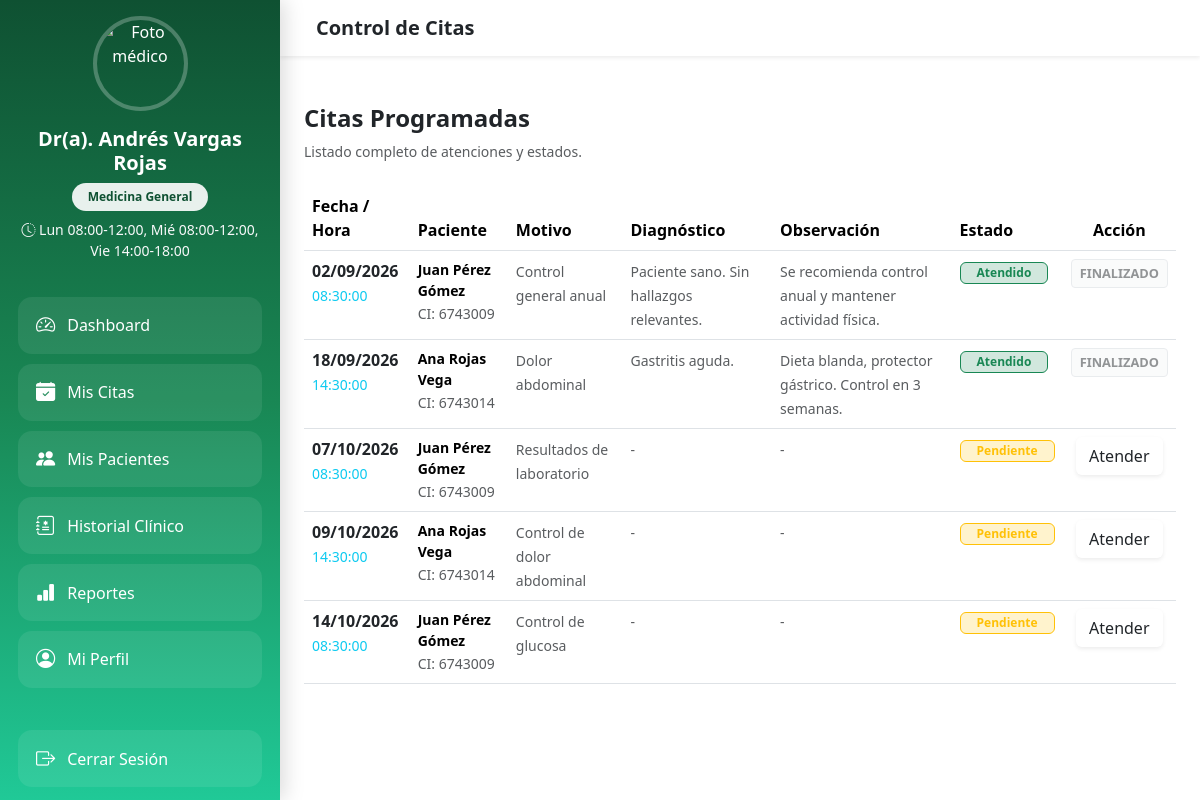
/index.php?controller=medico&action=citas (signed in), run on the app's committed database.
### tables this page shows
CREATE TABLE `cita` (
  `id` int(10) UNSIGNED NOT NULL,
  `paciente_id` int(10) UNSIGNED NOT NULL,
  `medico_id` int(10) UNSIGNED NOT NULL,
  `recepcionista_id` int(10) UNSIGNED DEFAULT NULL,
  `estado_cita_id` tinyint(3) UNSIGNED NOT NULL DEFAULT 1,
  `fecha` date NOT NULL,
  `hora` time NOT NULL,
  `motivo` varchar(255) DEFAULT NULL,
  `creado_en` timestamp NOT NULL DEFAULT current_timestamp()
);

CREATE TABLE `usuario` (
  `id` int(10) UNSIGNED NOT NULL,
  `rol_id` tinyint(3) UNSIGNED NOT NULL,
  `ci` varchar(20) NOT NULL,
  `nombre` varchar(80) NOT NULL,
  `apellido` varchar(80) NOT NULL,
  `correo` varchar(120) DEFAULT NULL,
  `clave` varchar(255) DEFAULT NULL,
  `telefono` varchar(20) DEFAULT NULL,
  `fecha_nac` date DEFAULT NULL,
  `direccion` varchar(200) DEFAULT NULL,
  `foto` varchar(255) DEFAULT NULL,
  `estado` tinyint(1) NOT NULL DEFAULT 1,
  `creado_en` timestamp NOT NULL DEFAULT current_timestamp()
);

CREATE TABLE `historial` (
  `id` int(10) UNSIGNED NOT NULL,
  `cita_id` int(10) UNSIGNED NOT NULL,
  `diagnostico` text DEFAULT NULL,
  `observacion` text DEFAULT NULL,
  `presion_arterial` varchar(20) DEFAULT NULL,
  `peso` decimal(5,2) DEFAULT NULL,
  `talla` decimal(4,2) DEFAULT NULL,
  `creado_en` timestamp NOT NULL DEFAULT current_timestamp()
);

### controllers/MedicoController.php (called while the page is built, shortened)
<?php
require_once __DIR__ . '/../models/CitaModel.php';
require_once __DIR__ . '/../models/MedicoModel.php';
class MedicoController {
    public static function citas() {
        $uid      = $_SESSION['usuario_id'];
        $medico   = MedicoModel::findByUsuarioId($uid);
        $medicoId = $medico['medico_id'];
        $citas    = CitaModel::citasMedico($medicoId);
        require_once __DIR__ . '/../views/medico/citas_doctor.php';
    }
}
?>

### public/index.php (called while the page is built, shortened)
<?php
$action     = $_GET['action']     ?? 'index';
$ctrl = new $controllerClass();
$ctrl->$action();

### models/CitaModel.php (called while the page is built, shortened)
<?php
class CitaModel {
    public static function citasMedico($medicoId) {
        $conexion = conexion::conectar();
        $sql  = "SELECT c.*, ec.nombre AS estado, u.nombre, u.apellido, u.ci, h.diagnostico, h.observacion
                 FROM cita c
                 JOIN usuario u       ON c.paciente_id = u.id
                 JOIN estado_cita ec  ON ec.id = c.estado_cita_id
                 LEFT JOIN historial h ON h.cita_id = c.id
                 WHERE c.medico_id = :medico_id
                 ORDER BY c.fecha ASC, c.hora ASC";
        $stmt = $conexion->prepare($sql);
        $stmt->bindParam(':medico_id', $medicoId);
        $stmt->execute();
        return $stmt->fetchAll(PDO::FETCH_ASSOC);
    }
}
?>

### models/MedicoModel.php (called while the page is built, shortened)
<?php
class MedicoModel {
    public static function findByUsuarioId($usuarioId) {
        $conexion = conexion::conectar();
        $sql  = "SELECT * FROM vw_medico_perfil WHERE id = :usuario_id LIMIT 1";
        $stmt = $conexion->prepare($sql);
        $stmt->bindParam(':usuario_id', $usuarioId);
        $stmt->execute();
        return $stmt->fetch(PDO::FETCH_ASSOC);
    }
}
?>

### views/medico/citas_doctor.php (the view, shortened to what this page needs)
<!DOCTYPE html>
<html lang="es">
<head>
    <link href="https://cdn.jsdelivr.net/npm/bootstrap@5.3.3/dist/css/bootstrap.min.css" rel="stylesheet">
    <link rel="stylesheet" href="https://cdn.jsdelivr.net/npm/bootstrap-icons@1.11.3/font/bootstrap-icons.min.css">
    <link rel="stylesheet" href="../assets/css/syles_medico.css">
</head>
<body>
<div class="d-flex">
    <?php include 'includes/sidebar.php'; ?>
    <main class="main-content flex-grow-1">
        <nav class="topbar navbar px-4 py-3 bg-white shadow-sm mb-4">
            <div class="container-fluid">
                <h5 class="fw-bold mb-0">Control de Citas</h5>
            </div>
        </nav>
        <div class="p-4">
            <div class="mb-4">
                <h4 class="fw-bold text-dark">Citas Programadas</h4>
                <p class="text-muted small">Listado completo de atenciones y estados.</p>
            </div>
            <div class="table-card">
                <div class="table-responsive">
                    <table class="table mb-0">
                        <thead>
                            <tr>
                                <th>Fecha / Hora</th>
                                <th>Paciente</th>
                                <th>Motivo</th>
                                <th>Diagnóstico</th>
                                <th>Observación</th>
                                <th>Estado</th>
                                <th class="text-center">Acción</th>
                            </tr>
                        </thead>
                        <tbody>
                            <?php foreach ($citas as $c):
                                $atendido = !empty($c['diagnostico']);
                            ?>
                            <tr>
                                <td>
                                    <div class="fw-bold text-dark"><?= date("d/m/Y", strtotime($c['fecha'])) ?></div>
                                    <small class="text-info fw-medium"><?= $c['hora'] ?></small>
                                </td>
                                <td>
                                    <div class="fw-bold small"><?= htmlspecialchars($c['nombre'].' '.$c['apellido']) ?></div>
                                    <small class="text-muted">CI: <?= $c['ci'] ?></small>
                                </td>
                                <td><span class="small text-muted"><?= htmlspecialchars($c['motivo'] ?: '-') ?></span></td>
                                <td><span class="small text-muted"><?= htmlspecialchars($c['diagnostico'] ?: '-') ?></span></td>
                                <td><span class="small text-muted"><?= htmlspecialchars($c['observacion'] ?: '-') ?></span></td>
                                <td>
                                    <?php if($atendido): ?>
                                        <span class="badge bg-success-subtle text-success border border-success px-3">Atendido</span>
                                    <?php else: ?>
                                        <span class="badge bg-warning-subtle text-warning border border-warning px-3">Pendiente</span>
                                    <?php endif; ?>
                                </td>
                                <td class="text-center">
                                    <?php if(!$atendido): ?>
                                        <a href="index.php?controller=medico&action=atenderCita&id=<?= $c['id'] ?>" class="btn btn-atender shadow-sm">
                                            Atender
                                        </a>
                                    <?php else: ?>
                                        <button class="btn btn-light btn-sm text-muted border fw-bold" style="font-size:0.8rem;" disabled>FINALIZADO</button>
                                    <?php endif; ?>
                                </td>
                            </tr>
                            <?php endforeach; ?>
                        </tbody>
                    </table>
                </div>
            </div>
        </div>
    </main>
</div>
</body>
</html>

### assets/css/syles_medico.css (style rules this page uses)
.main-content { margin-left: 280px; width: calc(100% - 280px); min-height: 100vh; }

### data on the page
cita: fecha "02/09/2026", hora "08:30:00", usuario.nombre+apellido "Juan Pérez Gómez", usuario.ci "6743009", motivo "Control general anual", historial.diagnostico "Paciente sano. Sin hallazgos relevantes.", historial.observacion "Se recomienda control anual y mantener actividad física.", shows "Atendido", shows "FINALIZADO"
cita: fecha "18/09/2026", hora "14:30:00", usuario.nombre+apellido "Ana Rojas Vega", usuario.ci "6743014", motivo "Dolor abdominal", historial.diagnostico "Gastritis aguda.", historial.observacion "Dieta blanda, protector gástrico. Control en 3 semanas.", shows "Atendido", shows "FINALIZADO"
cita: fecha "07/10/2026", hora "08:30:00", usuario.nombre+apellido "Juan Pérez Gómez", usuario.ci "6743009", motivo "Resultados de laboratorio", diagnostico "-", observacion "-", shows "Pendiente"
cita: fecha "09/10/2026", hora "14:30:00", usuario.nombre+apellido "Ana Rojas Vega", usuario.ci "6743014", motivo "Control de dolor abdominal", diagnostico "-", observacion "-", shows "Pendiente"
cita: fecha "14/10/2026", hora "08:30:00", usuario.nombre+apellido "Juan Pérez Gómez", usuario.ci "6743009", motivo "Control de glucosa", diagnostico "-", observacion "-", shows "Pendiente"

### other printed values
$nombre . ' ' . $apellido "Andrés Vargas Rojas"
$especialidad "Medicina General"
$horario "Lun 08:00-12:00, Mié 08:00-12:00, Vie 14:00-18:00"
